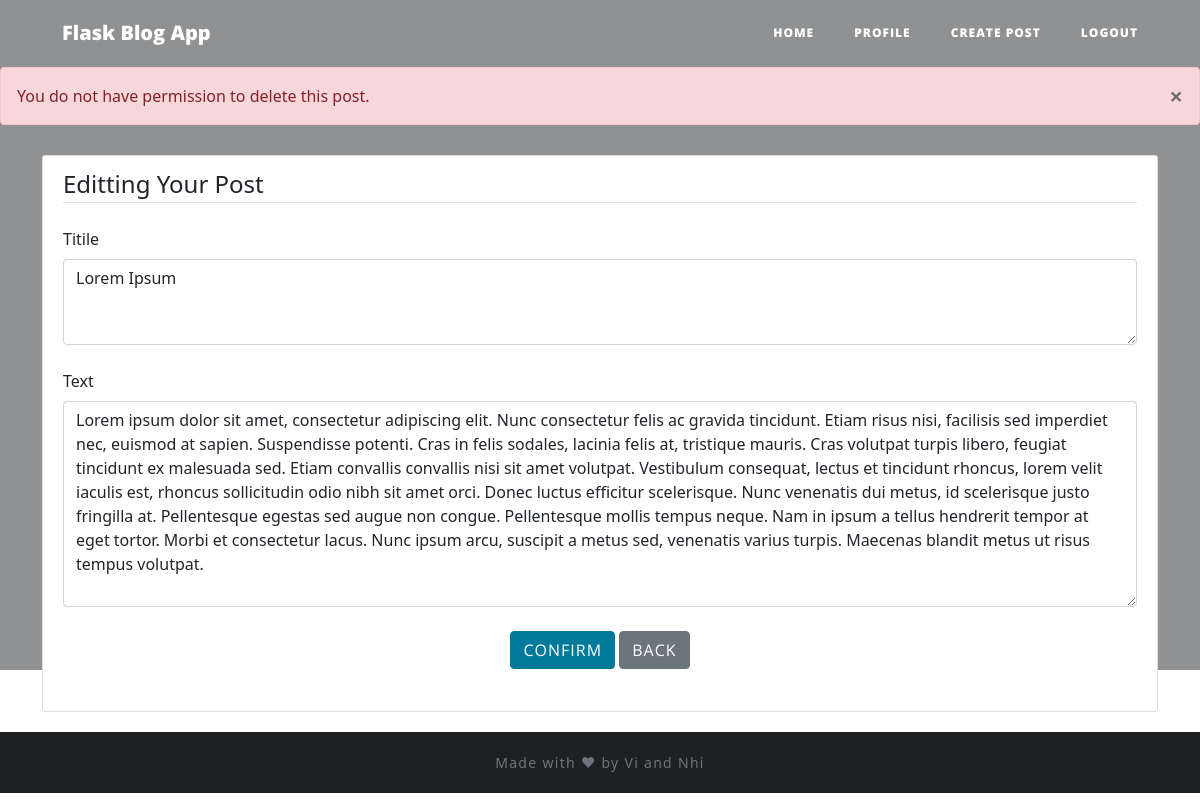
/edit-post/2 (signed in), run on the app's committed database.
### website/models.py (models this page shows)
class Post(db.Model):
    id = db.Column(db.Integer, primary_key=True)
    title = db.Column(db.String(100), nullable=False)
    text = db.Column(db.Text, nullable=False)
    date_created = db.Column(db.DateTime, index=True, default=datetime.now)
    author = db.Column(db.Integer, db.ForeignKey('user.id', ondelete="CASCADE"), nullable=False)
    comments = db.relationship('Comment', backref='post', passive_deletes=True)
    likes = db.relationship('Like', backref='post', passive_deletes=True)

### website/views.py (the view, shortened to what this page needs)
@views.route("/edit-post/<id>", methods = ['GET', 'POST'])
@login_required
def edit_post(id):
    post = Post.query.filter_by(id=id).first()
    if not post:
        flash("Post does not exist.", category='error')
    elif current_user.id != post.author:
        flash('You do not have permission to delete this post.', category='error')
    return render_template('edit_post.html', user= current_user, post= post)

### website/initial.py (called while the page is built)
def create_app():
    app = Flask(__name__)
    app.config['SECRET_KEY'] = "helloworld"
    app.config['SQLALCHEMY_DATABASE_URI'] = f'sqlite:///{DB_NAME}'
    db.init_app(app)
    from .views import views
    from .auth import auth
    app.register_blueprint(views, url_prefix='/')
    app.register_blueprint(auth, url_prefix='/')
    from .models import User, Post, Comment, Like
    create_database(app)
    login_manager = LoginManager()
    login_manager.login_view = "auth.login"
    login_manager.init_app(app)
    @login_manager.user_loader
    def load_user(id):
        return User.query.get(int(id))
    return app

### website/templates/edit_post.html (shortened to what this page needs)
{% extends "base.html" %} {% block title %}Home{% endblock %}
{% block body %}
{{ super() }}
{% endblock %}
{% block content%}
<div class="content-section">
  <form method="POST" enctype="multipart/form-data">
      <fieldset class="form-group">
          <legend class="border-bottom mb-4">Editting Your Post</legend>
          <div class="form-group">
              <label for="titile">Titile</label>
                {% block texttitle %}
                <textarea name="title" id="title" class="form-control" rows="3">{{post.title}}</textarea>
                {% endblock %}
              <br/>
              <label for="text">Text</label>
                {% block text %}
                <textarea name="text" id="text" class="form-control" rows="8">{{post.text}}</textarea>
                {% endblock %}
              <br/>
              <div align="center">
                <button type="submit" class="btn btn-primary">Confirm</button>
                <a href="/"><button type="button" class="btn btn-secondary">Back</button></a>
            </div>
          </div>
      </fieldset>
  </form>
</div>
{% endblock %}

### website/static/main.css (style rules this page uses)
body { font-size: 20px; color: #212529; font-family: 'Lora', 'Times New Roman', serif; }
a { color: #212529; transition: all 0.2s; }
.btn { box-shadow: none; font-size: 14px; font-weight: 800; padding: 15px 25px; letter-spacing: 1px; text-transform: uppercase; border-radius: 0; font-family: 'Open Sans', 'Helvetica Neue', Helvetica, Arial, sans-serif; }
.btn-primary { background-color: #00799b !important; border-color: #00799b !important; }
.content-section { background: white; margin-top: 30px; padding: 10px 20px; border: 1px solid #dddddd; border-radius: 3px; margin-bottom: 20px; z-index: 1; }

### website/templates/edit_post.html (style rules this page uses)
body { background-image: url('https://wallpaperaccess.com/full/1691682.jpg'); background-size: cover; padding-top: 67px; }

### data on the page
Post: title "Lorem Ipsum", text "Lorem ipsum dolor sit amet, consectetur adipiscing elit. Nunc consectetur felis ac gravida tincidunt. Etiam risus nisi, facilisis sed imperdiet nec, euismod at sapien. Suspendisse potenti. Cras in felis sodales, lacinia felis at, tristique mauris. Cras volutpat turpis libero, feugiat tincidunt ex malesuada sed. Etiam convallis convallis nisi sit amet volutpat. Vestibulum consequat, lectus et tincidunt rhoncus, lorem velit iaculis est, rhoncus sollicitudin odio nibh sit amet orci. Donec luctus efficitur scelerisque. Nunc venenatis dui metus, id scelerisque justo fringilla at. Pellentesque egestas sed augue non congue. Pellentesque mollis tempus neque. Nam in ipsum a tellus hendrerit tempor…"

### other printed values
{{ message }} "You do not have permission to delete this post."
